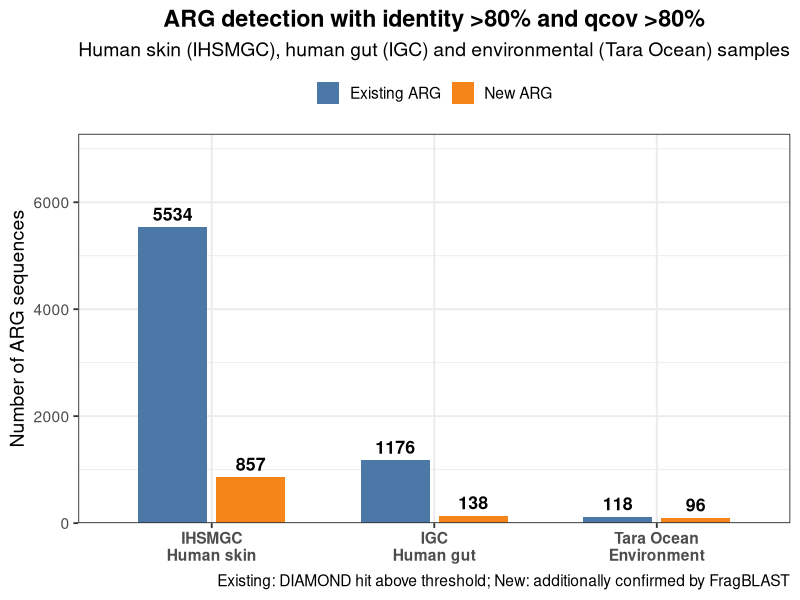
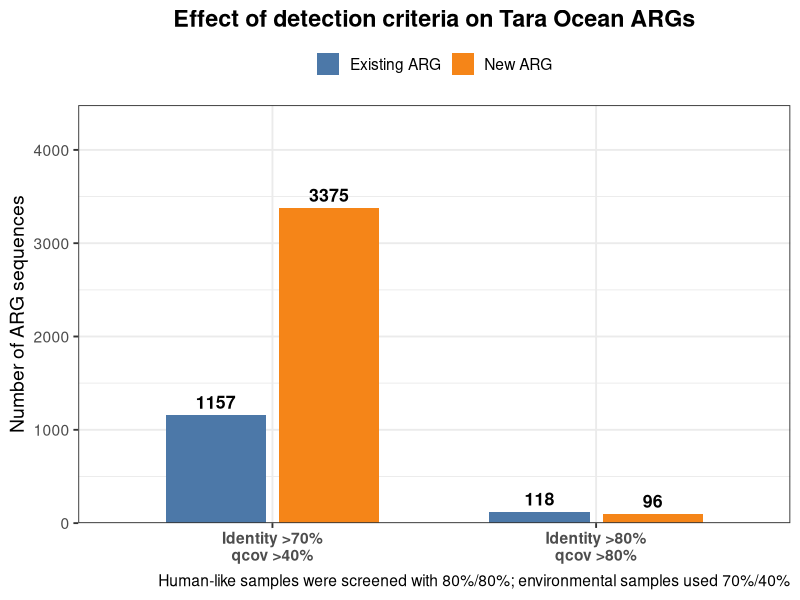

Write the R code that produced these figures, in order.
library(ggplot2)

# Plot 1: human and environmental samples under the same 80/80 standard
counts_80 <- data.frame(
  dataset = factor(
    c("IHSMGC", "IHSMGC", "IGC", "IGC", "Tara Ocean", "Tara Ocean"),
    levels = c("IHSMGC", "IGC", "Tara Ocean")
  ),
  type = factor(
    c("Existing ARG", "New ARG", "Existing ARG", "New ARG", "Existing ARG", "New ARG"),
    levels = c("Existing ARG", "New ARG")
  ),
  count = c(5534, 857, 1176, 138, 118, 96)
)

labels_80 <- c(
  "IHSMGC\nHuman skin",
  "IGC\nHuman gut",
  "Tara Ocean\nEnvironment"
)

p1 <- ggplot(counts_80, aes(x = dataset, y = count, fill = type)) +
  geom_col(position = position_dodge(width = 0.7), width = 0.62) +
  geom_text(
    aes(label = count, group = type),
    position = position_dodge(width = 0.7),
    vjust = -0.5,
    size = 4.5,
    fontface = "bold"
  ) +
  scale_x_discrete(labels = labels_80) +
  scale_y_continuous(
    expand = expansion(mult = c(0, 0.12)),
    limits = c(0, 6500)
  ) +
  scale_fill_manual(
    values = c("Existing ARG" = "#4C78A8", "New ARG" = "#F58518"),
    name = NULL
  ) +
  labs(
    title = "ARG detection with identity >80% and qcov >80%",
    subtitle = "Human skin (IHSMGC), human gut (IGC) and environmental (Tara Ocean) samples",
    x = NULL,
    y = "Number of ARG sequences",
    caption = "Existing: DIAMOND hit above threshold; New: additionally confirmed by FragBLAST"
  ) +
  theme_bw(base_size = 14) +
  theme(
    legend.position = "top",
    plot.title = element_text(face = "bold", hjust = 0.5),
    plot.subtitle = element_text(hjust = 0.5),
    axis.text.x = element_text(face = "bold")
  )

# Plot 2: Tara Ocean under the two alternative criteria
counts_tara <- data.frame(
  standard = factor(
    c("Identity >70%\nqcov >40%", "Identity >70%\nqcov >40%",
      "Identity >80%\nqcov >80%", "Identity >80%\nqcov >80%"),
    levels = c("Identity >70%\nqcov >40%", "Identity >80%\nqcov >80%")
  ),
  type = factor(
    c("Existing ARG", "New ARG", "Existing ARG", "New ARG"),
    levels = c("Existing ARG", "New ARG")
  ),
  count = c(1157, 3375, 118, 96)
)

p2 <- ggplot(counts_tara, aes(x = standard, y = count, fill = type)) +
  geom_col(position = position_dodge(width = 0.7), width = 0.62) +
  geom_text(
    aes(label = count, group = type),
    position = position_dodge(width = 0.7),
    vjust = -0.5,
    size = 4.5,
    fontface = "bold"
  ) +
  scale_y_continuous(
    expand = expansion(mult = c(0, 0.12)),
    limits = c(0, 4000)
  ) +
  scale_fill_manual(
    values = c("Existing ARG" = "#4C78A8", "New ARG" = "#F58518"),
    name = NULL
  ) +
  labs(
    title = "Effect of detection criteria on Tara Ocean ARGs",
    x = NULL,
    y = "Number of ARG sequences",
    caption = "Human-like samples were screened with 80%/80%; environmental samples used 70%/40%"
  ) +
  theme_bw(base_size = 14) +
  theme(
    legend.position = "top",
    plot.title = element_text(face = "bold", hjust = 0.5),
    axis.text.x = element_text(face = "bold")
  )

dir.create("figures", showWarnings = FALSE)
ggsave(
  "figures/arg_counts_80_80.png",
  plot = p1,
  width = 9,
  height = 6.5,
  dpi = 300
)
ggsave(
  "figures/tara_standard_comparison.png",
  plot = p2,
  width = 8,
  height = 6,
  dpi = 300
)
